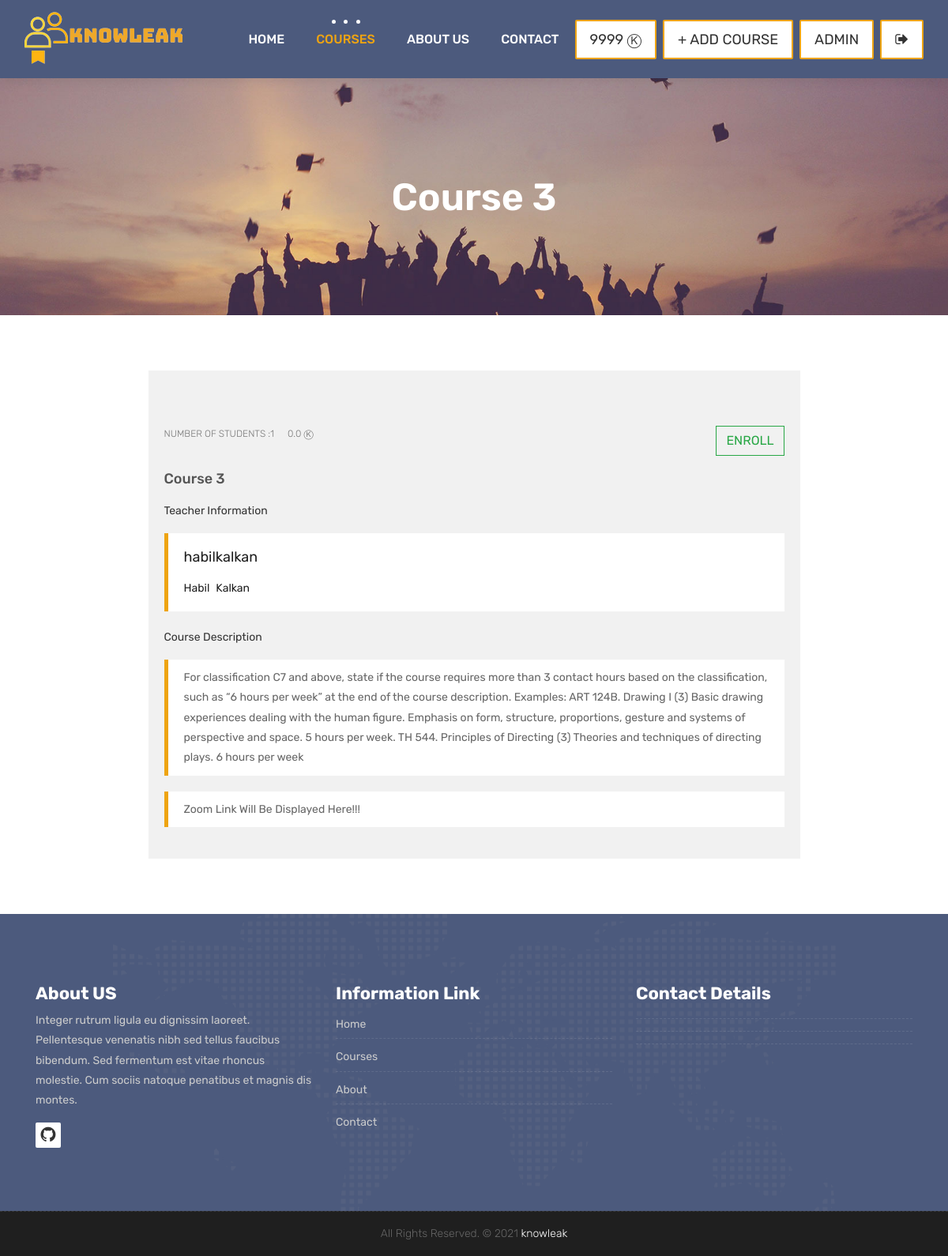
The page /courses/5/ (signed in) on the database its author committed.
### accounts/models.py (models this page shows, shortened)
class User(AbstractBaseUser,PermissionsMixin):
    first_name = models.CharField(max_length=150, blank=True)
    last_name = models.CharField(max_length=150, blank=True)
    username = models.CharField(max_length=150, unique=True)
    password = models.CharField(max_length=150)
    email = models.EmailField(_('email address'), unique=True)
    start_date = models.DateTimeField(default=timezone.now)
    token = models.IntegerField(default=0)
    is_staff = models.BooleanField(default=False)
    is_active = models.BooleanField(default=True)
    is_superuser = models.BooleanField(default=False)
    is_teacher = models.BooleanField(default=False)
    objects = CustomAccountManager()
    USERNAME_FIELD = 'username'
    REQUIRED_FIELDS = ['email', 'first_name', 'last_name']

### courses/models.py (models this page shows, shortened)
class Course(models.Model):
    teacher = models.ForeignKey(User, null=False, on_delete=models.CASCADE)
    name = models.CharField(max_length=25, unique=True)
    category = models.ForeignKey(Category, null=True, on_delete=models.DO_NOTHING)
    students = models.ManyToManyField(User, blank=True, related_name='courses_joined')
    description = models.TextField(blank=True, null=True)
    image = models.ImageField(blank=True, upload_to="courses", default="courses/default_course_image.jpg")
    token = models.IntegerField()
    zoom_link=models.TextField(null=True)
    zoom_password=models.TextField(null=True)
    available = models.BooleanField(default=True)

### courses/views.py (the view)
# urls.py: path('<int:course_id>/', views.course_detail, name="course_detail"),
def course_detail(request,  course_id):
    current_user = request.user
    course = Course.objects.get(id = course_id)
    courses = Course.objects.all()
    categories = categories = Category.objects.all()
    token = course.token
    user_token = current_user.token
    student_count = course.students.count()
    if student_count != 0:
        coin_willbepaid = token/student_count
    else:
        coin_willbepaid = token
    can_enrolled = False
    if user_token>=coin_willbepaid:
        can_enrolled = True
    if current_user.is_authenticated:
        enrolled_courses = current_user.courses_joined.all()
    else:
        enrolled_courses = courses
    context = {
        'course': course,
        'enrolled_courses': enrolled_courses,
        'categories': categories,
        'user' : current_user,
        'can_enrolled' : can_enrolled,
        'coin_willbepaid' : coin_willbepaid
    }
    return render(request, 'course.html', context)

### templates/course.html (shortened to what this page needs)
{% extends 'partials/_base.html' %}
{% load static %}
{% block content %}
<div class="all-title-box">
	<div class="container text-center">
		<h1>{{course.name}}</span></h1>
	</div>
</div>
<div id="overviews" class="section wb">
	<div class="container">
		<div class="row" style="place-content: center;">
			<div class="col-lg-9 blog-post-single">
				<div class="blog-item">
					<div class="image-blog text-center">
					</div>
					<div class="post-content">
						<div class="post-date">
							{% if user.is_authenticated %}
								{% if course in enrolled_courses %}
								<button type="submit" class="btn btn-outline-danger rounded-0" data-toggle="modal"
									data-target="#releaseModal">
									<span>RELEASE</span>
								</button>
								{% else %}
								<button type="submit" class="btn btn-outline-success rounded-0" data-toggle="modal"
									data-target="#enrollModal">
									<span>ENROLL</span>
								</button>
								{% endif %}
							{% endif %}
						</div>
						<div class="meta-info-blog">
							<span> <p>Number Of Students :{{course.students.count}} </p> </span>
							<span> <p>{{coin_willbepaid}} ⓚ </p> </span>
						</div>
						<div class="blog-title">
							<h2><a href="#" title="">{{course.name}}</a></h2>
						</div>
						<div class="blog-desc">
							<p>Teacher Information</p>
							<blockquote class="default">
								<div>
									<h3 class="mr-2">{{course.teacher.username}}</h3>
								</div>
								<div style="display: flex;">
									<h5 class="mr-2">{{course.teacher.first_name}}</h5>
									<h5>{{course.teacher.last_name}}</h5>
								</div>
							</blockquote>
							<p>Course Description</p>
							<blockquote class="default">
								<div>
									{{course.description}}
								</div>
							</blockquote>
							<blockquote class="default">
								{% if course in enrolled_courses %}
								<div style="display: flex;">
									<p></p>
									<a href="{{course.zoom_link}}" target="_blank">Zoom link</a>
								</div>
								<div style="display: flex;">
									<p>Password : </p>
									<span>{{course.zoom_password}}</span>
								</div>
								{% else %}
									<span>Zoom Link Will Be Displayed Here!!!</span>
								{% endif %}
							</blockquote>
						</div>
					</div>
				</div>
			</div>
		</div>
	</div>
</div>
{% endblock %}

### templates/partials/_navbar.html (shortened to what this page needs)
{% load static %}
<header class="top-navbar">
    <nav class="navbar navbar-expand-lg navbar-light bg-light">
        <div class="container-fluid">
            <a class="navbar-brand" href="{% url 'index' %}">
                <img src="{% static 'images/main.png' %}" style="width: 200px; margin-top: 5px;" alt="asdsadsad" />
            </a>
            <div class="collapse navbar-collapse" id="navbars-host">
                <ul class="navbar-nav ml-auto">
                    <li class="nav-item {% if '/' == request.path %} active {% endif %}"><a class="nav-link" href="{% url 'index' %}">Home</a></li>
                    {% if user.is_authenticated %}
                    <li class="nav-item {% if 'courses' in request.path %} active {% endif %}"><a class="nav-link" href="{% url 'courses' %}">Courses</a></li>
                    {% endif %}
                    <li class="nav-item {% if 'about' in request.path %} active {% endif %}"><a class="nav-link" href="{% url 'about' %}">About Us</a></li>
                    <li class="nav-item {% if 'contact' in request.path %} active {% endif %}"><a class="nav-link" href="{% url 'contact' %}">Contact</a></li>
                </ul>
                <ul class="nav navbar-nav navbar-right">
                    {% if user.is_authenticated %}
                        <li><a href="{% url 'payment' %}" class="hover-btn-new log orange mr-2"><span>{{user.token}} ⓚ </span></a></li>
                    {% endif %}
                    {% if user.is_teacher %}
                        <li><a class="hover-btn-new log orange mr-2" href="{% url 'add_course' %}"><span>+ Add Course</span></a></li>
                    {% endif %}
                    {% if user.is_authenticated %}
                        <li><a class="hover-btn-new log orange mr-2" href="{% url 'dashboard' %}"><span>{{user.username}}</span></a></li>
                        <li><a class="hover-btn-new log orange" href="javascript:{document.getElementById('logout').submit()}"><span><i class="fa fa-sign-out"></i></span></a>
                        </li>
                        {% else %}
                        <li><a class="hover-btn-new log orange mr-2" href="{% url 'login' %}"><span><i class="fa fa-sign-in"></i></span></a></li>
                        <li><a class="hover-btn-new log orange" href="{% url 'register' %}"><span><i class="fa fa-user-plus"></i></span></a></li>
                    {% endif %}
                </ul>
            </div>
        </div>
    </nav>
</header>

### rows shown on the page
User: token "9999", username "ADMIN"
Course: name "Course 3", students.count "1", teacher.username "habilkalkan", teacher.first_name "Habil", teacher.last_name "Kalkan", description "For classification C7 and above, state if the course requires more than 3 contact hours based on the classification, such as “6 hours per week” at the end of the course description. Examples: ART 124B. Drawing I (3) Basic drawing experiences dealing with the human figure. Emphasis on form, structure, proportions, gesture and systems of perspective and space. 5 hours per week. TH 544. Principles of Directing (3) Theories and techniques of directing plays. 6 hours per week"

### other values the page prints
{{ coin_willbepaid }} "0.0"
